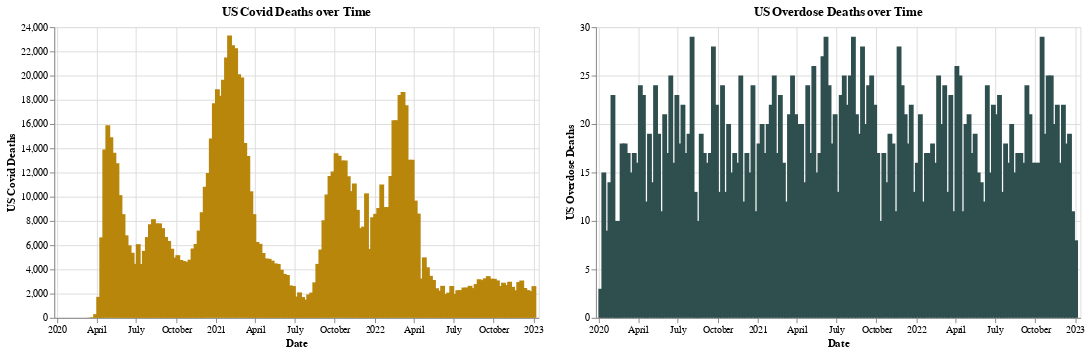

Notebook code cell kept with this figure:
### Markdown cell above
# <center style="text-align: center; color: #007bff;">Visualization 3</center>

<h3><center style="color: #DE3163;"><strong>Goal of Visual:</strong></center></h3>
<ul>
    <li style="font-size: 16px; padding-bottom: 20px;">
        To display the variance (or lack of) overdoses caused by the COVID-19 epidemic.
    </li>
</ul>

<h3><center style="color: #DE3163;"><strong>Visualization Tools:</strong></center></h3>
<ul>
    <li style="font-size: 16px; padding-bottom: 20px;">
        Pandas (grouping)
    </li>
    <li style="font-size: 16px; padding-bottom: 20px;">
        Altair
    </li>
</ul>

<h3><center style="color: #DE3163;"><strong>Argument Layout:</strong></center></h3>
<ul>
    <li style="font-size: 16px; padding-bottom: 20px;">
        An interesting point of note is that overdoses seemingly had no change as a result of the increasing COVID-19 epidemic. Whether it was through social distancing mandates or fear, overdoses saw no significant drop nor rise and was continuously changing throughout the period.
    </li>
</ul>

<h3><center style="color: #DE3163;"><strong>Visual Layout:</strong></center></h3>
<ul>
    <li style="font-size: 16px; padding-bottom: 20px;">
        As we see the hills and valleys of the COVID-19 epidemic, we can compare it with the corresponding date and overdose statistics. There is no clear trend or seasonal change in overdoses as a result of COVID-19.
    </li>
    <li style="font-size: 16px; padding-bottom: 20px;">
        We added a selection indicator so the viewer can click on a specific date (such as a spike in COVID) and compare it between overdoses and COVID deaths. As a result of this, we see that there is no true effect.
    </li>
    <li style="font-size: 16px; padding-bottom: 20px;">
        We placed the charts side-by-side so the viewer can easily understand, when using the selection interval, the effect one statistic had on the other.
    </li>
    <li style="font-size: 16px; padding-bottom: 20px;">
        We chose a juxtaposition of blue and gold to represent each respective piece of data because when the user selects a date, the exposure of those colors are much different than the grey background of the non-selected.
    </li>
</ul>

### Code cell
# create a mapping between stock names and numbers
stock_name_to_number = {stock_name: i+1 for i, stock_name in enumerate(covid_dfs.keys())}

# list to hold all dfs with stock number as a column
dfs_with_stock_number = []

# iterate thru dict items
for stock_name, df in covid_dfs.items():
    # Add a new column with stock number
    df['Stock_Number'] = stock_name_to_number[stock_name]
    # Append dataframe to the list
    dfs_with_stock_number.append(df)

# concatenate all dataframes
combined_df = pd.concat(dfs_with_stock_number, ignore_index=True)

# create a mapping between stock names and numbers
stock_name_to_number = {stock_name: i+1 for i, stock_name in enumerate(overdose_dfs.keys())}

# list to hold all dataframes with stock number as a column
dfs_with_stock_number2 = []

# iterate through the dictionary items
for stock_name, df in overdose_dfs.items():
    # Add a new column with stock number
    df['Stock_Number'] = stock_name_to_number[stock_name]
    # Append dataframe to the list
    dfs_with_stock_number2.append(df)

# concatenate all dataframes
combined_df2 = pd.concat(dfs_with_stock_number2, ignore_index=True)

# display the combined dataframe
combined_df2['US Covid Deaths'] = combined_df['US covid deaths']

# convert 'Date' column to datetime type
combined_df2['Date'] = pd.to_datetime(combined_df2['Date'])

# group by 'Stock_Number' and by weeks, aggregating without averaging
grouped_df = combined_df2.groupby(['Stock_Number', pd.Grouper(key='Date', freq='W-MON')]).agg({
    'Open': 'first',
    'High': 'max',
    'Low': 'min',
    'Close': 'last',
    'Adj Close': 'last',
    'Volume': 'sum',
    'US Overdose Deaths': 'sum',
    'US Covid Deaths': 'last'
}).reset_index()

grouped_df2 = grouped_df[grouped_df.Stock_Number == 1]

selector = alt.selection_point(fields=['Date'], empty=True)

chart_states = alt.Chart(grouped_df2).mark_bar().encode(
    x=alt.X('Date:T'),
    y=alt.Y('US Covid Deaths:Q'),
    color=alt.condition(selector, alt.value('darkgoldenrod'), alt.value('lightgray')),
).add_params(selector).properties(title = 'US Covid Deaths over Time', width=500, height=300)

chart_county = alt.Chart(grouped_df2).mark_bar().encode(
    x=alt.X('Date:T'),
    y=alt.Y('US Overdose Deaths:Q'),
    color=alt.condition(selector, alt.value('darkslategray'), alt.value('lightgray')),
).properties(title = 'US Overdose Deaths over Time', width=500, height=300)

(chart_states | chart_county).resolve_scale(color='independent')

### Figure 1 — Vega-Lite specification as saved in the notebook (floating-point values rounded to 4 significant figures; data arrays with more than 128 entries replaced by an {"elided": "..."} marker saying what was removed)
{"config": {"view": {"continuousWidth": 300, "continuousHeight": 300}}, "hconcat": [{"mark": {"type": "bar"}, "encoding": {"color": {"condition": {"param": "param_176", "value": "darkgoldenrod", "empty": true}, "value": "lightgray"}, "x": {"field": "Date", "type": "temporal"}, "y": {"field": "US Covid Deaths", "type": "quantitative"}}, "height": 300, "name": "view_176", "title": "US Covid Deaths over Time", "width": 500}, {"mark": {"type": "bar"}, "encoding": {"color": {"condition": {"param": "param_176", "value": "darkslategray", "empty": true}, "value": "lightgray"}, "x": {"field": "Date", "type": "temporal"}, "y": {"field": "US Overdose Deaths", "type": "quantitative"}}, "height": 300, "title": "US Overdose Deaths over Time", "width": 500}], "data": {"name": "data-328265504a2f212b8ff732db43f0c745"}, "params": [{"name": "param_176", "select": {"type": "point", "fields": ["Date"]}, "views": ["view_176"]}], "resolve": {"scale": {"color": "independent"}}, "$schema": "https://vega.github.io/schema/vega-lite/v5.8.0.json", "datasets": {"data-328265504a2f212b8ff732db43f0c745": {"elided": "157 records"}}}
